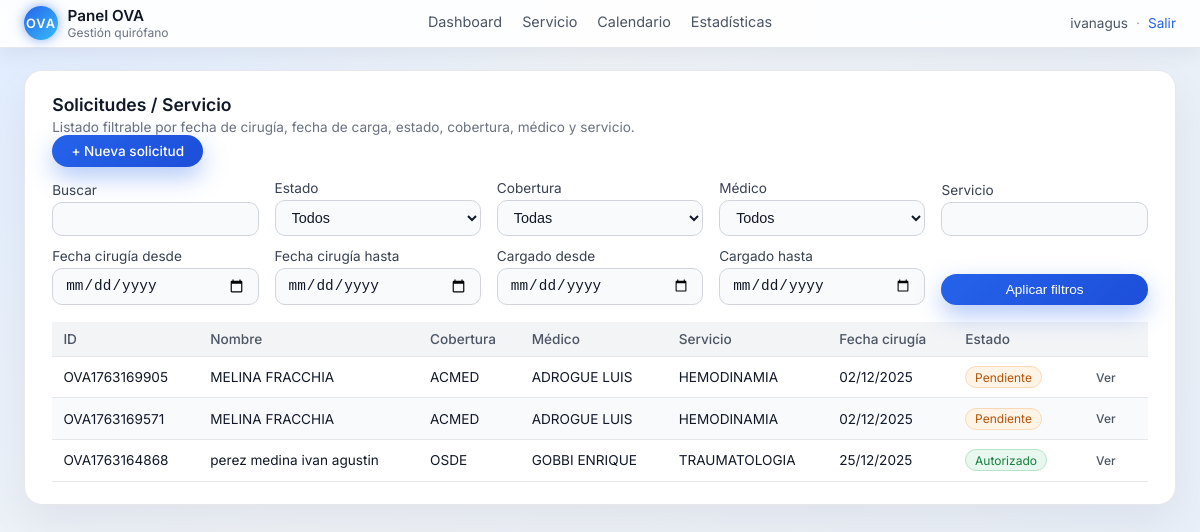
Page /servicio/ (signed in) on the earlier database version.
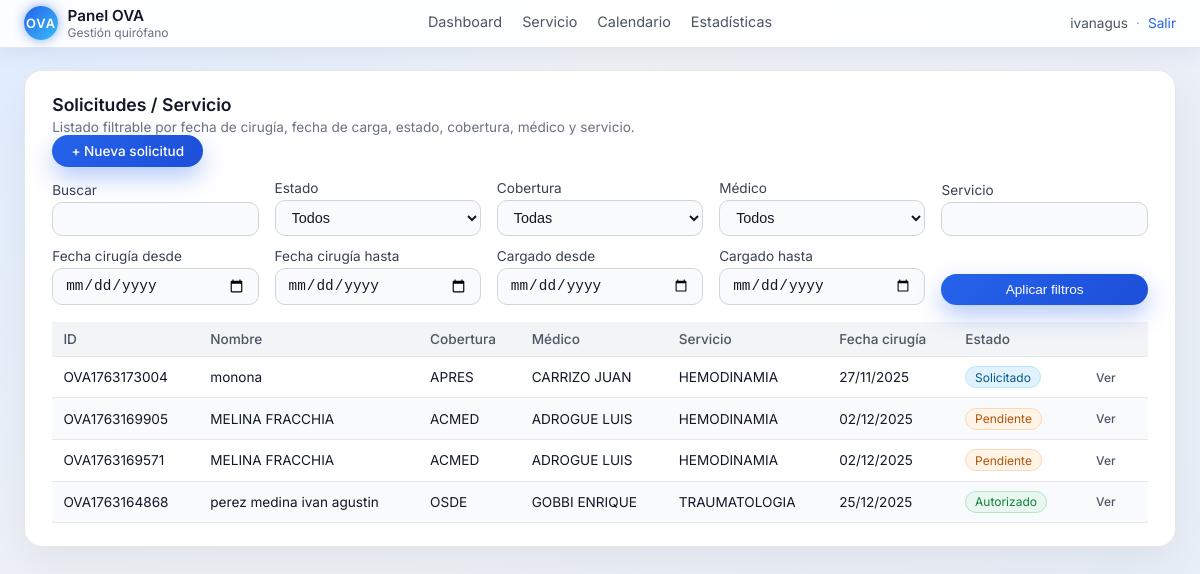
Same page on the later database version.
### core/models.py (models this page shows, shortened)
class Patient(models.Model):
    STATUS_PENDIENTE = 'PENDIENTE'
    STATUS_SOLICITADO = 'SOLICITADO'
    STATUS_AUTORIZADO = 'AUTORIZADO'
    STATUS_MATERIAL_PENDIENTE = 'MATERIAL_PENDIENTE'
    STATUS_RECHAZO = 'RECHAZO'
    STATUS_REPROGRAMADO = 'REPROGRAMADO'
    STATUS_CHOICES = [
        (STATUS_PENDIENTE, 'Pendiente'),
        (STATUS_SOLICITADO, 'Solicitado'),
        (STATUS_AUTORIZADO, 'Autorizado'),
        (STATUS_MATERIAL_PENDIENTE, 'Material pendiente'),
        (STATUS_RECHAZO, 'Rechazo'),
        (STATUS_REPROGRAMADO, 'Reprogramado'),
    ]
    full_name = models.CharField(max_length=255)
    dni = models.CharField(max_length=50)
    phone = models.CharField(max_length=50, blank=True, null=True)
    email = models.CharField(max_length=255, blank=True, null=True)
    coverage = models.CharField(max_length=255)
    doctor = models.CharField(max_length=255)
    service = models.CharField(max_length=255)
    planned_date = models.DateField()
    created_at = models.DateTimeField(auto_now_add=True)
    updated_at = models.DateTimeField(auto_now=True)
    status = models.CharField(
        max_length=30,
        choices=STATUS_CHOICES,
        default=STATUS_PENDIENTE
    )
    internal_observations = models.TextField(blank=True, null=True)
    external_observations = models.TextField(blank=True, null=True)
    last_reprogram_date = models.DateTimeField(blank=True, null=True)
    last_reprogram_reason = models.TextField(blank=True, null=True)
    tracking_id = models.CharField(max_length=32, unique=True, editable=False)

### core/views.py (the view, shortened to what this page needs)
# urls.py: path('servicio/', views.patient_list, name='patient_list'),
@login_required
def patient_list(request):
    form = PatientFilterForm(request.GET or None)
    qs = Patient.objects.all().order_by('-created_at')
    return render(request, 'core/patient_list.html', {
        'patients': qs,
        'form': form,
    })

### core/templates/core/patient_list.html (shortened to what this page needs)
{% extends 'core/base.html' %}
{% block content %}
<section class="card">
  <div class="card-header">
    <div>
      <h2>Solicitudes / Servicio</h2>
      <p class="card-sub">
        Listado filtrable por fecha de cirugía, fecha de carga, estado, cobertura, médico y servicio.
      </p>
    </div>
    <div>
      <a href="{% url 'core:qr_patient_create' %}" class="btn-primary">
        + Nueva solicitud
      </a>
    </div>
  </div>
  <form method="get" class="filters">
    <div class="form-group">
      <label for="id_q">Buscar</label>
      {{ form.q }}
    </div>
    <div class="form-group">
      <label for="id_status">Estado</label>
      {{ form.status }}
    </div>
    <div class="form-group">
      <label for="id_coverage">Cobertura</label>
      {{ form.coverage }}
    </div>
    <div class="form-group">
      <label for="id_doctor">Médico</label>
      {{ form.doctor }}
    </div>
    <div class="form-group">
      <label for="id_service">Servicio</label>
      {{ form.service }}
    </div>
    <div class="form-group">
      <label for="id_date_from">Fecha cirugía desde</label>
      {{ form.date_from }}
    </div>
    <div class="form-group">
      <label for="id_date_to">Fecha cirugía hasta</label>
      {{ form.date_to }}
    </div>
    <div class="form-group">
      <label for="id_created_from">Cargado desde</label>
      {{ form.created_from }}
    </div>
    <div class="form-group">
      <label for="id_created_to">Cargado hasta</label>
      {{ form.created_to }}
    </div>
    <button type="submit" class="btn-primary">
      Aplicar filtros
    </button>
  </form>
  <table class="table">
    <thead>
      <tr>
        <th>ID</th>
        <th>Nombre</th>
        <th>Cobertura</th>
        <th>Médico</th>
        <th>Servicio</th>
        <th>Fecha cirugía</th>
        <th>Estado</th>
        <th></th>
      </tr>
    </thead>
    <tbody>
      {% for p in patients %}
        <tr>
          <td>{{ p.tracking_id }}</td>
          <td>{{ p.full_name }}</td>
          <td>{{ p.coverage }}</td>
          <td>{{ p.doctor }}</td>
          <td>{{ p.service }}</td>
          <td>{{ p.planned_date|date:"d/m/Y" }}</td>
          <td>
            {% if p.status == 'AUTORIZADO' %}
              <span class="badge badge-autorizado">{{ p.get_status_display }}</span>
            {% elif p.status == 'PENDIENTE' %}
              <span class="badge badge-pendiente">{{ p.get_status_display }}</span>
            {% elif p.status == 'SOLICITADO' %}
              <span class="badge badge-solicitado">{{ p.get_status_display }}</span>
            {% elif p.status == 'MATERIAL_PENDIENTE' %}
              <span class="badge badge-material">{{ p.get_status_display }}</span>
            {% elif p.status == 'RECHAZO' %}
              <span class="badge badge-rechazado">{{ p.get_status_display }}</span>
            {% elif p.status == 'REPROGRAMADO' %}
              <span class="badge badge-reprogramado">{{ p.get_status_display }}</span>
            {% else %}
              <span class="badge">{{ p.get_status_display }}</span>
            {% endif %}
          </td>
          <td>
            <a href="{% url 'core:patient_detail' p.pk %}" class="btn-ghost btn-small">
              Ver
            </a>
          </td>
        </tr>
      {% empty %}
        <tr>
          <td colspan="8">No hay pacientes con los filtros actuales.</td>
        </tr>
      {% endfor %}
    </tbody>
  </table>
</section>
{% endblock %}

### core/templates/core/base.html (shortened to what this page needs)
{% load static %}
<!DOCTYPE html>
<html lang="es">
  <head>
    <link rel="stylesheet" href="{% static 'core/css/styles.css' %}">
    <link rel="stylesheet" href="https://cdn.jsdelivr.net/npm/fullcalendar@6.1.15/index.global.min.css">
  </head>
  <body>
    <header class="topbar">
      <div class="topbar-inner">
        <div class="topbar-left">
          <span class="logo-chip">OVA</span>
          <div class="logo-text">
            <span class="logo-title">Panel OVA</span>
            <span class="logo-subtitle">Gestión quirófano</span>
          </div>
        </div>
        <nav class="topbar-nav">
          <a href="/">Dashboard</a>
          <a href="/servicio/">Servicio</a>
          <a href="/calendario/">Calendario</a>
          <a href="/estadisticas/">Estadísticas</a>
        </nav>
        <div class="topbar-right">
          {% if user.is_authenticated %}
            <span class="user-label">{{ user.username }}</span>
            <span class="topbar-divider">·</span>
            <a href="/accounts/logout/">Salir</a>
          {% else %}
            <a href="/accounts/login/">Login</a>
          {% endif %}
        </div>
      </div>
    </header>
    <main class="main">
      <div class="main-container">
        {% block content %}{% endblock %}
      </div>
    </main>
  </body>
</html>

### core/static/core/css/styles.css (style rules this page uses)
*, *::before, *::after { box-sizing: border-box; }
html, body { margin: 0; padding: 0; }
body { font-family: "Inter", system-ui, -apple-system, BlinkMacSystemFont, "Segoe UI", sans-serif; background: radial-gradient( circle at top left, #e0ecff 0, #eef2f7 45%, #e9eff8 100% ); color: #111827; }
a { color: #2563eb; text-decoration: none; }
.topbar { position: sticky; top: 0; z-index: 20; background: rgba(255, 255, 255, 0.9); backdrop-filter: blur(18px); border-bottom: 1px solid #e5e7eb; box-shadow: 0 6px 20px rgba(15, 23, 42, 0.06); }
.topbar-inner { max-width: 1200px; margin: 0 auto; padding: 0.4rem 1.5rem; display: flex; align-items: center; gap: 1.5rem; }
.topbar-left { display: flex; align-items: center; gap: 0.6rem; flex: 1; min-width: 0; }
.logo-chip { display: inline-flex; align-items: center; justify-content: center; width: 34px; height: 34px; border-radius: 999px; background: linear-gradient(135deg, #2563eb, #38bdf8); color: #ffffff; font-weight: 600; font-size: 0.8rem; letter-spacing: 0.08em; text-transform: uppercase; box-shadow: 0 0 12px rgba(37, 99, 235, 0.55); }
.logo-text { display: flex; flex-direction: column; }
.logo-title { font-weight: 600; font-size: 0.95rem; color: #111827; }
.logo-subtitle { font-size: 0.75rem; color: #6b7280; }
.topbar-nav { display: flex; gap: 1.25rem; justify-content: center; flex: 1.4; min-width: 0; }
.topbar-nav a { position: relative; font-size: 0.9rem; color: #4b5563; text-decoration: none; padding-bottom: 0.2rem; white-space: nowrap; }
.topbar-nav a::after { content: ""; position: absolute; left: 0; bottom: 0; height: 2px; width: 0; border-radius: 999px; background: linear-gradient(90deg, #2563eb, #22c55e); transition: width 0.2s ease-out; }
.topbar-right { display: flex; align-items: center; justify-content: flex-end; gap: 0.5rem; flex: 1; min-width: 0; font-size: 0.85rem; }
.user-label { color: #4b5563; }
.topbar-divider { color: #9ca3af; }
.main { padding: 1.4rem 0 2.5rem; }
.main-container { max-width: 1200px; margin: 0 auto; padding: 0 1.5rem; }
.card { background: #ffffff; border-radius: 18px; padding: 1.4rem 1.7rem; border: 1px solid #e5e7eb; box-shadow: 0 18px 45px rgba(15, 23, 42, 0.06); margin-bottom: 1.4rem; }
.card-header { margin-bottom: 0.85rem; }
.card-header h2 { margin: 0 0 0.25rem 0; font-size: 1.1rem; font-weight: 600; color: #111827; }
.card-sub { margin: 0; font-size: 0.85rem; color: #6b7280; }
.btn-primary, .btn-secondary, .btn-ghost { border-radius: 999px; padding: 0.5rem 1.2rem; border: none; cursor: pointer; font-size: 0.85rem; font-weight: 500; display: inline-flex; align-items: center; justify-content: center; gap: 0.3rem; text-decoration: none; }
.btn-primary { background: linear-gradient(135deg, #2563eb, #1d4ed8); color: #ffffff; box-shadow: 0 10px 25px rgba(37, 99, 235, 0.35); }
.btn-ghost { background: transparent; color: #4b5563; }
.form-group { display: flex; flex-direction: column; gap: 0.25rem; font-size: 0.85rem; }
.form-group label { color: #374151; }
input[type="text"], input[type="email"], input[type="tel"], input[type="date"], input[type="number"], select, textarea { width: 100%; padding: 0.5rem 0.75rem; border-radius: 10px; border: 1px solid #d1d5db; background: #f9fafb; font-size: 0.9rem; color: #111827; outline: none; transition: border-color 0.15s ease, box-shadow 0.15s ease, background-color 0.15s ease; }
input::placeholder, textarea::placeholder { color: #9ca3af; }
.filters { display: grid; grid-template-columns: repeat(auto-fit, minmax(180px, 1fr)); gap: 0.75rem 1rem; margin-bottom: 1.1rem; align-items: flex-end; }
.table { width: 100%; border-collapse: collapse; font-size: 0.85rem; }
.table thead { background: #f3f4f6; }
.table th, .table td { padding: 0.55rem 0.7rem; text-align: left; }
.table th { font-weight: 500; color: #4b5563; border-bottom: 1px solid #e5e7eb; }
.table tbody tr:nth-child(even) { background: #f9fafb; }
.table tbody tr:nth-child(odd) { background: #ffffff; }
.table td { border-bottom: 1px solid #e5e7eb; }
.badge { display: inline-flex; padding: 0.15rem 0.55rem; border-radius: 999px; font-size: 0.75rem; }
.badge-pendiente { background: #fff4e6; color: #b45309; border: 1px solid #fcd9b6; }
.badge-solicitado { background: #e0f2fe; color: #075985; border: 1px solid #bae6fd; }
.badge-autorizado { background: #e8f7ef; color: #15803d; border: 1px solid #b7e4c7; }
.btn-small { padding: 0.25rem 0.7rem; font-size: 0.75rem; }

Differences in the rows shown:
added Patient: tracking_id "OVA1763173004", full_name "monona", coverage "APRES", doctor "CARRIZO JUAN", service "HEMODINAMIA", planned_date "27/11/2025", status "Solicitado"
